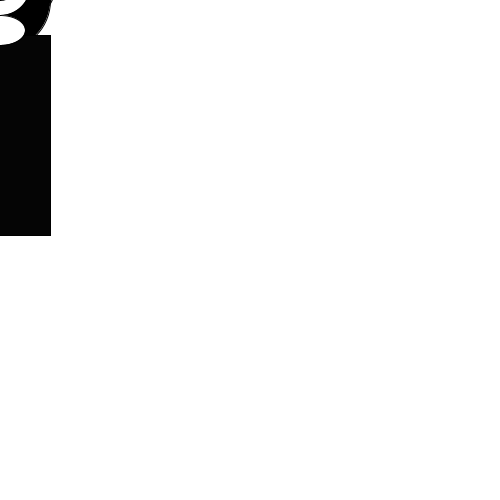
Frame 1 (no input)
Frame 60 (the mouse pressed at the canvas centre just before this capture): identical to frame 1, image omitted
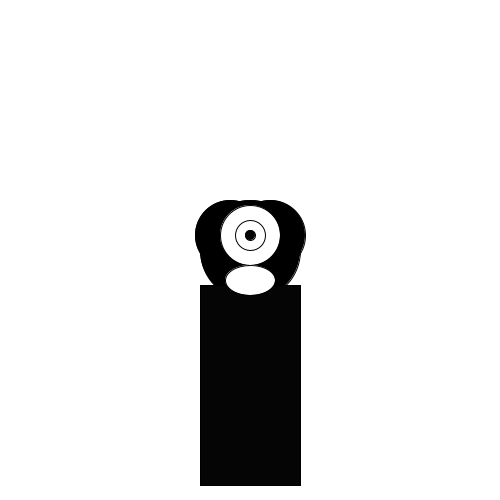
Frame 120 (the mouse held since frame 60 and released just before this capture)

The Processing sketch that drew these frames (run headless with seeded random() and noise(); from frame 60 on, the mouse is pressed at the canvas centre):

// Processing sketch: processing_162436
// ── processing_162436.pde

void setup() {
  size(500, 500);
}
void draw() {
  background(255);
  drawMonster(mouseX,mouseY);
}



void drawMonster(int x, int y){
  fill(0);
  ellipse(x,y,100,100);
  ellipse(x+20,y-15,70,70);
  ellipse(x-20,y-15,70,70);
  fill(255);
  ellipse(x,y-15,60,60);
stroke(0);
  ellipse(x,y-15,30,30);
  fill(#050505);
  ellipse(x,y-15,10,10);
  rect(x-50,y+35,100,200);
 fill(#FFFFFF);
 ellipse(x,y+30,50,30);


  
 
}
